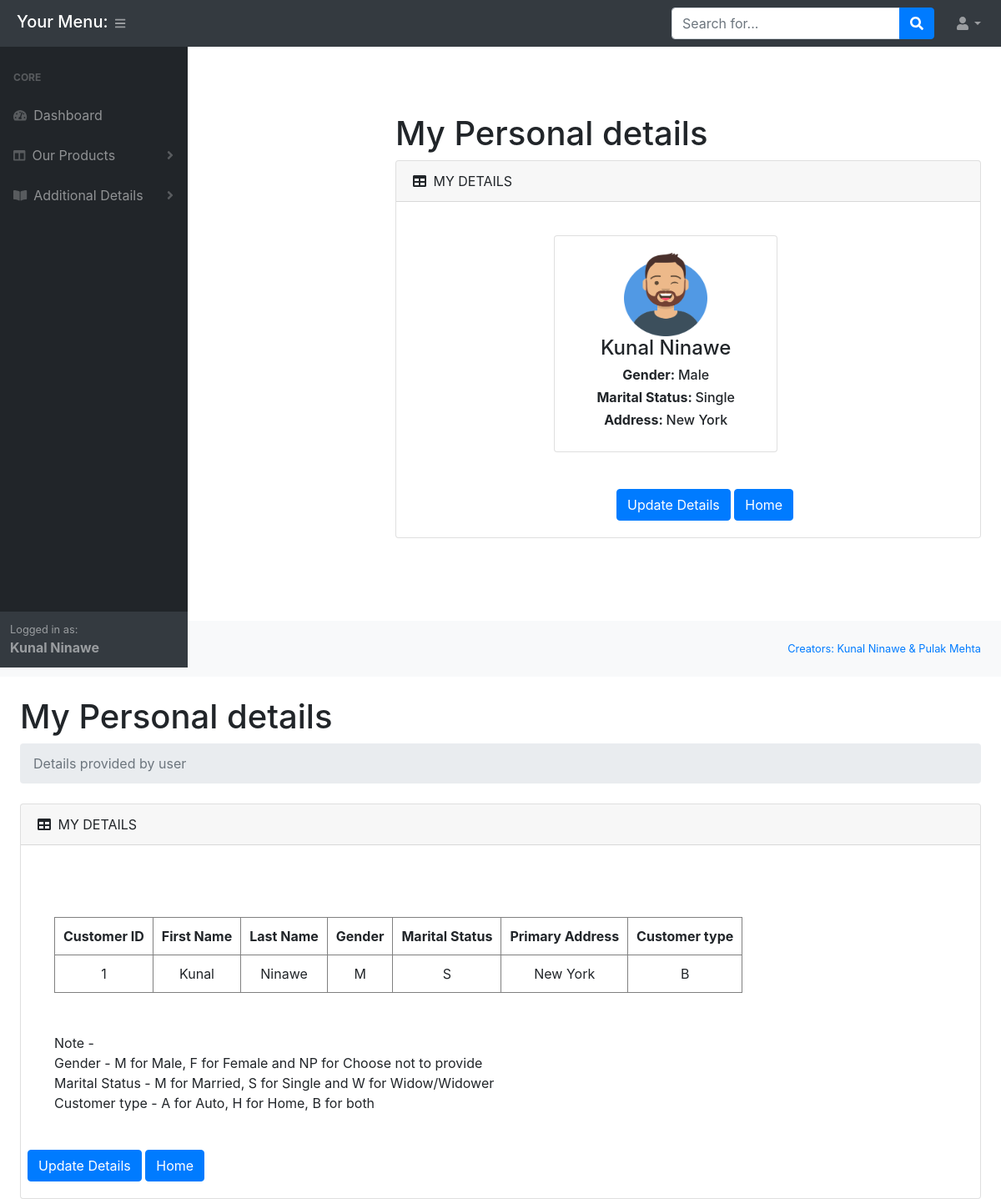
/customer/dist/my_detailss.php (signed in), run on the app's committed database.
### tables this page shows
CREATE TABLE IF NOT EXISTS `cust_details` (
  `cust_id` int(11) NOT NULL AUTO_INCREMENT,
  `email` varchar(50) NOT NULL,
  `first_name` varchar(30) NOT NULL,
  `middle_name` varchar(30) DEFAULT NULL,
  `last_name` varchar(30) NOT NULL,
  `password` varchar(100) NOT NULL,
  `address` varchar(150) DEFAULT NULL,
  `gender` varchar(1) DEFAULT 'M',
  `marital_status` varchar(1) NOT NULL DEFAULT 'S',
  `cust_type` varchar(1) NOT NULL DEFAULT 'H',
  PRIMARY KEY (`cust_id`)
);

### customer/dist/functions.php (called while the page is built, shortened)
<?php
	require_once 'db.php';
	function showCustDetails($email){
		global $conn;
		$sql = "SELECT * FROM cust_details WHERE email='$email'";
		$result = mysqli_query($conn,$sql);
		$array = mysqli_fetch_array($result);
	    if(isset($array)){
	    	return $array;
	    }
	    else{
	    	return 0;
	    }
	}

### customer/dist/my_details.php (the view, shortened to what this page needs)
<?php
    require_once 'functions.php';
 ?>
<!DOCTYPE html>
 <html>
 <head>
 </head>
 <body class="sb-nav-fixed">
  <?php
    require_once 'header.php';
   ?>
  <div id="layoutSidenav_content">
                <div class="home_ins_content">
                        <div class="container-fluid">
                        <h1 class="mt-4">My Personal details</h1>
                        <div class="card mb-4">
                            <div class="card-header"><i class="fas fa-table mr-1"></i> MY DETAILS</div>
                            <div class="card-body">
                                <div class="row">
                                <div class="col-xl-12">
                                        <div class="card-body row">
                                          <div class="col-md-3"></div>
                                            <div class="card mb-4 col-md-5 text-center">
                                              <div class="card-body">
                                                  <div class="user-profile-block">
                                                      <img alt="img" src="assets/img/avatar.png" width="100" height="100" />
                                                      <?php
                                                          $email = $_SESSION['email'];
                                                          $result = showCustDetails($email);
                                                          if($result['gender']=='M'){
                                                              $result['gender']='Male';
                                                          }
                                                          else{
                                                              $result['gender']='Female';
                                                          }
                                                          if($result['marital_status']=='S'){
                                                              $result['marital_status']='Single';
                                                          }
                                                          echo "<h4 class='user-name'> ".$result['first_name']. " ".$result['middle_name']. " ". $result['last_name']."</h4>
                                                          <h6 class='user-designation'><b>Gender: </b>".$result['gender']." </h6>
                                                          <h6 class='user-designation'><b>Marital Status: </b>".$result['marital_status']." </h6>
                                                          <h6 class='user-designation'><b>Address: </b> ".$result['address']." </h6>";
                                                       ?>
                                                  </div>
                                                </div>
                                              </div>
                                          </div>
                                          <div class="row text-center">
                                            <div class="col-md-4"></div>
                                            <div class="row col-md-5 text-right" style="padding-left: 40px;">
                                              <a href="update_my_details.php">
                                                <button class="btn btn-primary col-xl-12" type="button" name="updateDetails">Update Details</button>
                                              </a>
                                              <a href="index.php">
                                                <button class="btn btn-primary col-x1-12" type="button" name="Dashboard">Home</button>
                                              </a>
                                            </div>
                                          </div>
                                </div>
                                </div>
                                </div>
                            </div>
                            </div>
                        </div>
                        </div>
                </div>
                <?php
                  require_once 'footer.php';
                 ?>
 </body>
 </html>

### customer/dist/header.php (shortened to what this page needs)
<?php
require_once 'functions.php';
 ?>
<!DOCTYPE html>
<html>
<head>
    <link href="css/styles.css" rel="stylesheet" />
    <link href="https://cdn.datatables.net/1.10.20/css/dataTables.bootstrap4.min.css" rel="stylesheet" />
</head>
<body class="sb-nav-fixed">
	<nav class="sb-topnav navbar navbar-expand navbar-dark bg-dark">
            <h5 style="color:white;margin-left: 20px;margin-top: 3px;">Your Menu:</h5>
            <button class="btn btn-link btn-sm order-1 order-lg-0" id="sidebarToggle" href="#"><i class="fas fa-bars"></i></button>
            <form class="d-none d-md-inline-block form-inline ml-auto mr-0 mr-md-3 my-2 my-md-0">
                <div class="input-group">
                    <input class="form-control" type="text" placeholder="Search for..." aria-label="Search" aria-describedby="basic-addon2" />
                    <div class="input-group-append">
                        <button class="btn btn-primary" type="button"><i class="fas fa-search"></i></button>
                    </div>
                </div>
            </form>
            <ul class="navbar-nav ml-auto ml-md-0">
                <li class="nav-item dropdown">
                    <a class="nav-link dropdown-toggle" id="userDropdown" href="#" role="button" data-toggle="dropdown" aria-haspopup="true" aria-expanded="false"><i class="fas fa-user fa-fw"></i></a>
                </li>
            </ul>
        </nav>
        <div id="layoutSidenav">
            <div id="layoutSidenav_nav">
                <nav class="sb-sidenav accordion sb-sidenav-dark" id="sidenavAccordion">
                    <div class="sb-sidenav-menu">
                        <div class="nav">
                            <div class="sb-sidenav-menu-heading">Core</div>
                            <a class="nav-link" href="index.php"
                                ><div class="sb-nav-link-icon"><i class="fas fa-tachometer-alt"></i></div>
                                Dashboard</a>
                            <a class="nav-link collapsed" href="index.php" data-toggle="collapse" data-target="#collapseLayouts" aria-expanded="false" aria-controls="collapseLayouts"
                                ><div class="sb-nav-link-icon"><i class="fas fa-columns"></i></div>
                                Our Products
                                <div class="sb-sidenav-collapse-arrow"><i class="fas fa-angle-down"></i></div
                            ></a>
                            <a class="nav-link collapsed" href="#" data-toggle="collapse" data-target="#collapsePages" aria-expanded="false" aria-controls="collapsePages"
                                ><div class="sb-nav-link-icon"><i class="fas fa-book-open"></i></div>
                                Additional Details
                                <div class="sb-sidenav-collapse-arrow"><i class="fas fa-angle-down"></i></div
                            ></a>
                        </div>
                    </div>
                    <div class="sb-sidenav-footer">
                        <div class="small">Logged in as:</div>
                        <b>
                            <?php
                                    $result = showCustDetails($_SESSION['email']);
                                    echo $result['first_name']. " " . $result['last_name'];
                             ?>
                        </b>
                    </div>
                </nav>
            </div>
</body>
</html>

### data on the page
cust_details: first_name "Kunal", last_name "Ninawe", address "New York"

### other printed values
$result['gender'] "Male"
$result['marital_status'] "Single"
